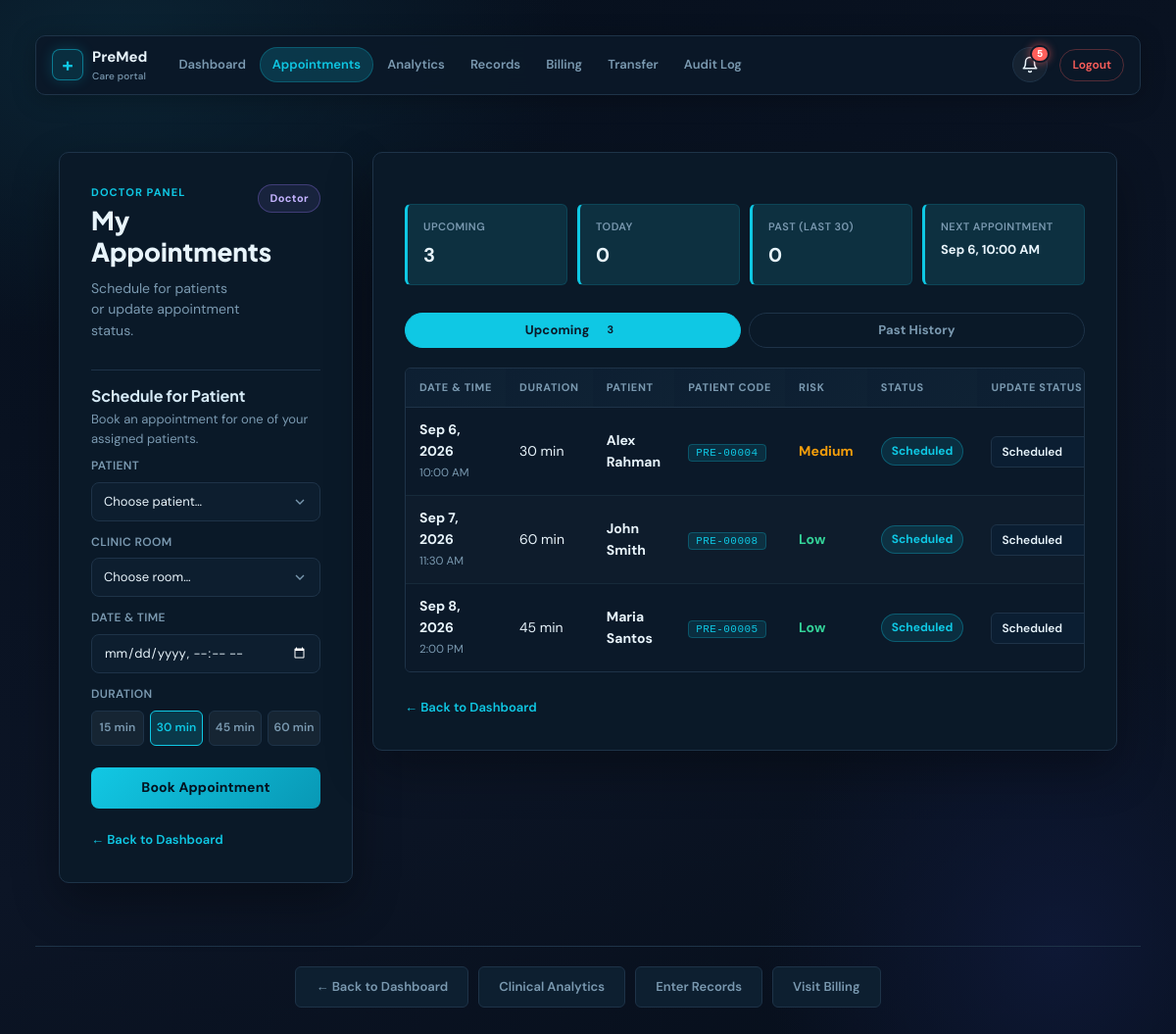
/frontend/doctor_appointments.php (signed in), run on the app's committed database.
### tables this page shows
CREATE TABLE APPOINTMENT (
    AppointmentID INT UNSIGNED AUTO_INCREMENT PRIMARY KEY,
    AppointmentDate DATETIME NOT NULL,
    DurationMinutes SMALLINT UNSIGNED NOT NULL DEFAULT 30,
    Status ENUM('Scheduled', 'Confirmed', 'Completed', 'Cancelled') NOT NULL DEFAULT 'Scheduled',
    PatientID INT UNSIGNED NOT NULL,
    DoctorID INT UNSIGNED NOT NULL,
    RoomID INT UNSIGNED NOT NULL,
    CreatedAt TIMESTAMP NOT NULL DEFAULT CURRENT_TIMESTAMP,
    UNIQUE KEY uq_doctor_slot (DoctorID, AppointmentDate),
    UNIQUE KEY uq_room_slot (RoomID, AppointmentDate),
    CONSTRAINT chk_appointment_duration CHECK (DurationMinutes BETWEEN 15 AND 240),
    CONSTRAINT fk_appointment_patient FOREIGN KEY (PatientID) REFERENCES PATIENT(UserID) ON DELETE CASCADE,
    CONSTRAINT fk_appointment_doctor FOREIGN KEY (DoctorID) REFERENCES DOCTOR(UserID),
    CONSTRAINT fk_appointment_room FOREIGN KEY (RoomID) REFERENCES CLINIC_ROOM(RoomID)
);

CREATE TABLE `USER` (
    UserID INT UNSIGNED AUTO_INCREMENT PRIMARY KEY,
    Name VARCHAR(120) NOT NULL,
    Email VARCHAR(190) NOT NULL UNIQUE,
    Password VARCHAR(255) NOT NULL,
    Address VARCHAR(255) NULL,
    CreatedAt TIMESTAMP NOT NULL DEFAULT CURRENT_TIMESTAMP
);

CREATE TABLE PATIENT (
    UserID INT UNSIGNED PRIMARY KEY,
    PatientCode VARCHAR(12) NULL UNIQUE,
    AssignedDoctorID INT UNSIGNED NULL,
    RiskLevel ENUM('Low', 'Medium', 'High') NOT NULL DEFAULT 'Low',
    ProfileStatus ENUM('Stable', 'Requires Attention') NOT NULL DEFAULT 'Stable',
    BloodGroup VARCHAR(5) NULL,
    Gender VARCHAR(30) NULL,
    DateOfBirth DATE NULL,
    CONSTRAINT fk_patient_user FOREIGN KEY (UserID) REFERENCES `USER`(UserID) ON DELETE CASCADE,
    CONSTRAINT fk_patient_doctor FOREIGN KEY (AssignedDoctorID) REFERENCES DOCTOR(UserID) ON DELETE SET NULL
);

### backend/notifications.php (called while the page is built, shortened)
<?php
if (!function_exists('get_user_notifications')) {
    function get_user_notifications(PDO $pdo, int $userId, string $role): array
    {
        $notifs = [];
        try {
            if ($role === 'Doctor') {
                $stmt = $pdo->prepare("
                    SELECT SL.SymptomName, SL.SeverityScore, SL.LoggedAt, U.Name AS PatientName
                    FROM SYMPTOM_LOG SL
                    JOIN PATIENT P ON SL.PatientID = P.UserID
                    JOIN `USER` U ON P.UserID = U.UserID
                    WHERE P.AssignedDoctorID = ? AND SL.SeverityScore >= 7
                      AND SL.LoggedAt >= DATE_SUB(NOW(), INTERVAL 7 DAY)
                    ORDER BY SL.LoggedAt DESC LIMIT 3
                ");
                $stmt->execute([$userId]);
                foreach ($stmt->fetchAll() as $r) {
                    $notifs[] = [
                        'id'    => 'sym_' . $r['LoggedAt'],
                        'type'  => 'urgent',
                        'badge' => 'Severe ' . $r['SeverityScore'] . '/10',
                        'title' => 'Urgent Symptom: ' . htmlspecialchars($r['PatientName']),
                        'body'  => htmlspecialchars($r['PatientName']) . ' logged "' . htmlspecialchars($r['SymptomName']) . '" with high severity.',
                        'time'  => date('M j, g:i A', strtotime($r['LoggedAt'])),
                        'link'  => 'doctor_analytics.php'
                    ];
                }
                $apptStmt = $pdo->prepare("
                    SELECT A.AppointmentID, A.AppointmentDate, U.Name AS PatientName, R.RoomNumber
                    FROM APPOINTMENT A
                    JOIN PATIENT P ON A.PatientID = P.UserID
                    JOIN `USER` U ON P.UserID = U.UserID
                    JOIN CLINIC_ROOM R ON A.RoomID = R.RoomID
                    WHERE A.DoctorID = ? AND A.Status = 'Scheduled' AND A.AppointmentDate >= NOW()
                    ORDER BY A.AppointmentDate ASC LIMIT 2
                ");
                $apptStmt->execute([$userId]);
                foreach ($apptStmt->fetchAll() as $a) {
                    $notifs[] = [
                        'id'    => 'appt_' . $a['AppointmentID'],
                        'type'  => 'info',
                        'badge' => 'Scheduled',
                        'title' => 'Consultation: ' . htmlspecialchars($a['PatientName']),
                        'body'  => 'Appointment set for ' . date('M j, g:i A', strtotime($a['AppointmentDate'])) . ' in Room ' . htmlspecialchars($a['RoomNumber']) . '.',
                        'time'  => date('M j, g:i A', strtotime($a['AppointmentDate'])),
                        'link'  => 'doctor_appointments.php'
                    ];
                }
            }
        } catch (Throwable $e) {
        }
        return $notifs;
    }
}

### frontend/doctor_appointments.php (the view, shortened to what this page needs)
<?php
require_once dirname(__DIR__) . '/backend/db.php';
$doctorId = $_SESSION['user_id'];
$upcomingStmt = $pdo->prepare("
    SELECT A.AppointmentID, A.AppointmentDate, A.DurationMinutes, A.Status,
           U.Name AS PatientName, P.PatientCode, P.RiskLevel, P.ProfileStatus,
           R.RoomNumber
    FROM APPOINTMENT A
    JOIN PATIENT P ON A.PatientID = P.UserID
    JOIN `USER` U ON P.UserID = U.UserID
    JOIN CLINIC_ROOM R ON A.RoomID = R.RoomID
    WHERE A.DoctorID = ? AND A.AppointmentDate >= NOW() AND A.Status != 'Cancelled'
    ORDER BY A.AppointmentDate ASC
");
$upcomingStmt->execute([$doctorId]);
$upcoming = $upcomingStmt->fetchAll();
$pastStmt = $pdo->prepare("
    SELECT A.AppointmentID, A.AppointmentDate, A.DurationMinutes, A.Status,
           U.Name AS PatientName, P.PatientCode, P.RiskLevel,
           R.RoomNumber
    FROM APPOINTMENT A
    JOIN PATIENT P ON A.PatientID = P.UserID
    JOIN `USER` U ON P.UserID = U.UserID
    JOIN CLINIC_ROOM R ON A.RoomID = R.RoomID
    WHERE A.DoctorID = ? AND (A.AppointmentDate < NOW() OR A.Status = 'Cancelled')
    ORDER BY A.AppointmentDate DESC
    LIMIT 30
");
$pastStmt->execute([$doctorId]);
$past = $pastStmt->fetchAll();
$countUpcoming = count($upcoming);
$countPast     = count($past);
$assignedPatients = $pdo->prepare("
    SELECT P.UserID, U.Name, P.PatientCode, P.RiskLevel
    FROM PATIENT P JOIN `USER` U ON U.UserID = P.UserID
    WHERE P.AssignedDoctorID = ? ORDER BY U.Name
");
$assignedPatients->execute([$doctorId]);
$myPatients = $assignedPatients->fetchAll();
$minDate = date('Y-m-d\TH:i', strtotime('+30 minutes'));
?>
<!DOCTYPE html>
<html lang="en">
<head>
    <link rel="stylesheet" href="../resources/css/style.css?v=<?= filemtime(dirname(__DIR__) . '/resources/css/style.css') ?>">
</head>
<body>
<?php include __DIR__ . '/includes/nav.php'; ?>
<div style="display:flex;flex-wrap:wrap;gap:20px;align-items:flex-start;padding:clamp(10px,4vw,36px) clamp(10px,3vw,24px);max-width:1400px;margin:0 auto;">
<div class="card" style="flex:1;min-width:300px;max-width:380px;">
    <div class="page-header" style="margin-bottom:16px;">
        <div class="page-header-left">
            <p class="eyebrow">Doctor Panel</p>
            <h2>My Appointments</h2>
            <p class="page-subtitle">Schedule for patients or update appointment status.</p>
        </div>
        <span class="role-pill role-doctor">Doctor</span>
    </div>
    <h3 style="margin-top:0;">Schedule for Patient</h3>
    <p style="font-size:13px;color:var(--muted);margin-top:-6px;">Book an appointment for one of your assigned patients.</p>
    <?php if ($myPatients): ?>
    <form method="POST" class="sched-form" style="margin-top:12px;">
        <label for="sched_patient_id">Patient</label>
        <select name="sched_patient_id" id="sched_patient_id" class="sched-select" required>
            <option value="">Choose patient…</option>
        </select>
        <label for="sched_room_id">Clinic Room</label>
        <select name="sched_room_id" id="sched_room_id" class="sched-select" required>
            <option value="">Choose room…</option>
        </select>
        <label for="sched_date">Date &amp; Time</label>
        <input type="datetime-local" id="sched_date" name="sched_date" class="sched-input"
               min="<?= $minDate ?>" required>
        <label>Duration</label>
        <div class="duration-presets">
            <?php foreach ([15, 30, 45, 60] as $d): ?>
                <button type="button" class="duration-btn <?= ($d === 30) ? 'active' : '' ?>"
                        data-sched="<?= $d ?>"><?= $d ?> min</button>
            <?php endforeach; ?>
        </div>
        <button type="submit" class="btn-schedule-submit">Book Appointment</button>
    </form>
    <?php else: ?>
        <div class="empty-state compact"><strong>No patients assigned yet.</strong><span>Patients will appear here once assigned to you.</span></div>
    <?php endif; ?>
    <div style="margin-top:20px;"><a class="text-link" href="dashboard.php">← Back to Dashboard</a></div>
</div>
<div class="card" style="flex:3;min-width:340px;">
    <div class="metric-row cols-4" style="margin:20px 0;">
        <div>
            <span>Upcoming</span>
            <strong><?= $countUpcoming ?></strong>
        </div>
        <div>
            <span>Today</span>
            <strong>
                <?php
                $today = array_filter($upcoming, fn($a) =>
                    date('Y-m-d', strtotime($a['AppointmentDate'])) === date('Y-m-d')
                );
                echo count($today);
                ?>
            </strong>
        </div>
        <div>
            <span>Past (last 30)</span>
            <strong><?= $countPast ?></strong>
        </div>
        <div>
            <span>Next appointment</span>
            <strong style="font-size:13px;">
                <?= $upcoming
                    ? htmlspecialchars(date('M j, g:i A', strtotime($upcoming[0]['AppointmentDate'])))
                    : '—'
                ?>
            </strong>
        </div>
    </div>
    <div class="appt-tabs">
        <button class="appt-tab active" onclick="switchTab('upcoming', this)" id="tab_upcoming">
            Upcoming <?php if ($countUpcoming > 0): ?><span style="margin-left:4px;font-size:11px;background:var(--teal);color:#0b1929;border-radius:999px;padding:1px 7px;"><?= $countUpcoming ?></span><?php endif; ?>
        </button>
        <button class="appt-tab" onclick="switchTab('past', this)" id="tab_past">
            Past History
        </button>
    </div>
    <div class="appt-section active" id="sec_upcoming">
        <?php
        $statusColors = [
            'Scheduled' => 'background:rgba(15,200,228,.12);color:#0fc8e4;border:1px solid rgba(15,200,228,.3);',
            'Confirmed' => 'background:rgba(52,211,153,.12);color:#34d399;border:1px solid rgba(52,211,153,.3);',
            'Completed' => 'background:rgba(122,153,176,.10);color:#7a99b0;border:1px solid rgba(122,153,176,.25);',
            'Cancelled' => 'background:rgba(255,95,91,.10);color:#ff5f5b;border:1px solid rgba(255,95,91,.3);',
        ];
        ?>
        <?php if ($upcoming): ?>
        <div class="table-wrap">
        <table>
            <thead><tr>
                <th>Date &amp; Time</th>
                <th>Duration</th>
                <th>Patient</th>
                <th>Patient Code</th>
                <th>Risk</th>
                <th>Status</th>
                <th style="min-width:190px;">Update Status</th>
            </tr></thead>
            <tbody>
            <?php foreach ($upcoming as $appt):
                $st = $appt['Status'];
                $ss = $statusColors[$st] ?? $statusColors['Scheduled'];
            ?>
            <tr>
                <td>
                    <strong><?= htmlspecialchars(date('M j, Y', strtotime($appt['AppointmentDate']))) ?></strong><br>
                    <small style="color:var(--muted)"><?= htmlspecialchars(date('g:i A', strtotime($appt['AppointmentDate']))) ?></small>
                </td>
                <td><?= (int)$appt['DurationMinutes'] ?> min</td>
                <td><strong><?= htmlspecialchars($appt['PatientName']) ?></strong></td>
                <td><span class="code-badge"><?= htmlspecialchars($appt['PatientCode']) ?></span></td>
                <td><span class="risk-<?= htmlspecialchars($appt['RiskLevel']) ?>"><?= htmlspecialchars($appt['RiskLevel']) ?></span></td>
                <td>
                    <span style="display:inline-flex;align-items:center;gap:4px;padding:4px 10px;border-radius:999px;font-size:12px;font-weight:700;<?= $ss ?>">
                        <?= htmlspecialchars($st) ?>
                    </span>
                </td>
                <td style="white-space:nowrap;">
                    <form method="POST" class="inline-action-form" style="display:inline-flex;align-items:center;gap:6px;margin:0 !important;padding:0 !important;background:transparent !important;border:none !important;box-shadow:none !important;width:auto !important;">
                        <select name="new_status" class="status-dropdown" aria-label="Update status">
                            <?php foreach (['Scheduled','Confirmed','Completed','Cancelled'] as $opt): ?>
                            <option value="<?= $opt ?>" <?= $st === $opt ? 'selected' : '' ?>><?= $opt ?></option>
                            <?php endforeach; ?>
                        </select>
                    </form>
                </td>
            </tr>
            <?php endforeach; ?>
            </tbody>
        </table>
        </div>
        <?php endif; ?>
    </div>
    <div style="margin-top:24px;"><a class="text-link" href="dashboard.php">← Back to Dashboard</a></div>
</div>
</div>
<?php include __DIR__ . '/includes/footer_nav.php'; ?>
</body>
</html>

### frontend/doctor_appointments.php (style rules this page uses)
.appt-tabs { display:flex; gap:8px; margin-bottom:20px; }
.appt-tab { padding:7px 20px; border-radius:999px; cursor:pointer; font-size:13px; font-weight:700; border:1px solid var(--line); background:transparent; color:var(--muted); transition:.15s; }
.appt-tab.active { background:var(--teal); color:#0b1929; border-color:var(--teal); }
.appt-section { display:none; }
.appt-section.active { display:block; }
.risk-Medium { color:#f59e0b; font-weight:700; }
.risk-Low { color:#34d399; font-weight:700; }
.code-badge { font-size:11px; font-family:monospace; background:rgba(15,200,228,.12); color:var(--teal); border:1px solid rgba(15,200,228,.25); border-radius:4px; padding:2px 7px; letter-spacing:.04em; }
.status-dropdown { width: 126px !important; min-width: 126px !important; height: 32px !important; font-size: 12px !important; font-weight: 600 !important; padding: 4px 26px 4px 10px !important; background-color: #0b1e32 !important; background-position: right 8px center !important; background-size: 12px 12px !important; border: 1px solid var(--line) !important; border-radius: 6px !important; color: #e8f4fb !important; margin: 0 !important; line-height: normal !important; cursor: pointer !important; box-sizing: border-box !important; }
.sched-form { display: flex !important; flex-direction: column !important; width: 100% !important; margin: 0 !important; padding: 0 !important; background: transparent !important; border: none !important; box-shadow: none !important; }
.sched-select, .sched-input { width: 100% !important; box-sizing: border-box !important; height: 40px !important; padding: 8px 12px !important; margin: 4px 0 12px !important; border-radius: 8px !important; border: 1px solid var(--line) !important; background-color: #0d1e2f !important; color: var(--ink) !important; font-size: 13px !important; }
.duration-presets { display: grid !important; grid-template-columns: repeat(4, 1fr) !important; gap: 6px !important; margin: 4px 0 14px !important; width: 100% !important; }
.duration-btn { width: 100% !important; height: 36px !important; padding: 0 4px !important; font-size: 12px !important; font-weight: 600 !important; border-radius: 6px !important; border: 1px solid var(--line) !important; background: rgba(255,255,255,.05) !important; color: var(--muted) !important; cursor: pointer !important; display: flex !important; align-items: center !important; justify-content: center !important; transition: all .15s ease !important; margin: 0 !important; white-space: nowrap !important; }
.duration-btn.active, .duration-btn:hover { background: var(--teal-glow) !important; border-color: var(--teal) !important; color: var(--teal) !important; }
.btn-schedule-submit { width: 100% !important; height: 42px !important; font-size: 14px !important; font-weight: 700 !important; margin-top: 8px !important; padding: 0 16px !important; background: linear-gradient(135deg, #12c8e4, #0898b5) !important; color: #03111e !important; border: none !important; border-radius: 8px !important; cursor: pointer !important; display: flex !important; align-items: center !important; justify-content: center !important; transition: filter .15s ease, box-shadow .15s ease !important; }

### data on the page
appointment: AppointmentDate "Sep 6, 10:00 AM", AppointmentDate "Sep 6, 2026", AppointmentDate "10:00 AM", DurationMinutes "30", user.Name "Alex Rahman", PatientID.PatientCode "PRE-00004", PatientID.RiskLevel "Medium", Status "Scheduled", new_status "Scheduled"
appointment: AppointmentDate "Sep 7, 2026", AppointmentDate "11:30 AM", DurationMinutes "60", user.Name "John Smith", PatientID.PatientCode "PRE-00008", PatientID.RiskLevel "Low", Status "Scheduled", new_status "Scheduled"
appointment: AppointmentDate "Sep 8, 2026", AppointmentDate "2:00 PM", DurationMinutes "45", user.Name "Maria Santos", PatientID.PatientCode "PRE-00005", PatientID.RiskLevel "Low", Status "Scheduled", new_status "Scheduled"

### other printed values
$unreadCount "5"
$d "15"
$d "30"
$d "45"
$d "60"
$countUpcoming "3"
count($today) "0"
$countPast "0"
